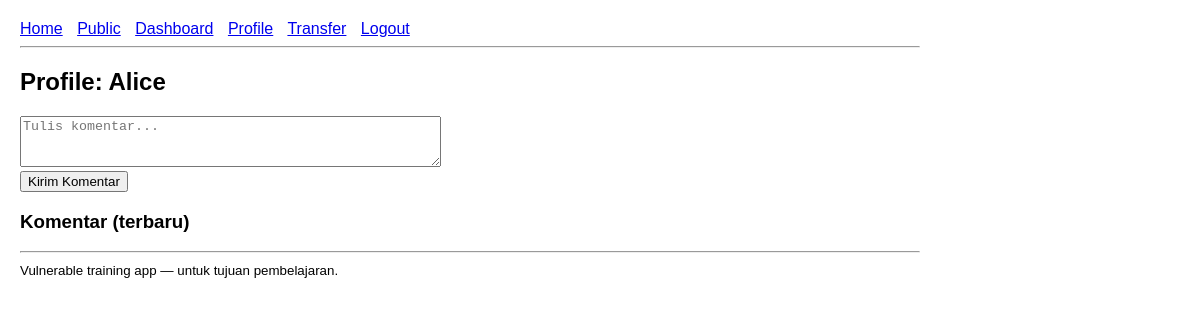
The page /profile (signed in) on the database as committed earlier.
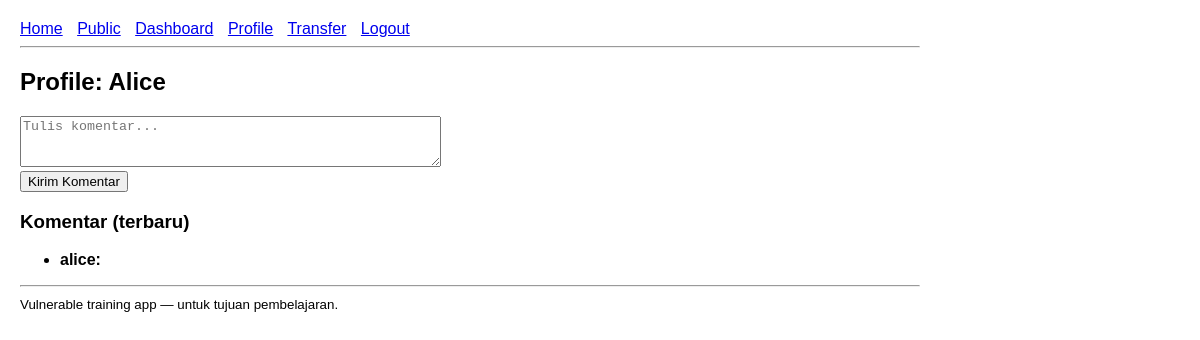
The same page on the database as committed later.
### tables this page shows
CREATE TABLE comments (
    id INTEGER PRIMARY KEY AUTOINCREMENT,
    user_id INTEGER,
    comment TEXT,
    FOREIGN KEY(user_id) REFERENCES users(id)
);

CREATE TABLE users (
    id INTEGER PRIMARY KEY AUTOINCREMENT,
    username TEXT UNIQUE,
    password TEXT,
    role TEXT,
    fullname TEXT
);

### app.py (the view)
@app.route("/profile", methods=["GET", "POST"])
@login_required
def profile():
    db = get_db()
    user_id = session["user_id"]
    if request.method == "POST":
        comment = request.form.get("comment", "")
        db.execute("INSERT INTO comments (user_id, comment) VALUES (?, ?)", (user_id, comment))
        db.commit()
        flash("Komentar ditambahkan", "success")
        return redirect(url_for("profile"))
    user = db.execute("SELECT * FROM users WHERE id = ?", (user_id,)).fetchone()
    comments = db.execute("SELECT c.*, u.username FROM comments c JOIN users u ON c.user_id = u.id ORDER BY c.id DESC").fetchall()
    return render_template("profile.html", user=user, comments=comments)

### app.py (called while the page is built)
def get_db():
    db = getattr(g, "_database", None)
    if db is None:
        db = g._database = sqlite3.connect(DATABASE)
        db.row_factory = sqlite3.Row
    return db

@app.teardown_appcontext
def close_connection(exc):
    db = getattr(g, "_database", None)
    if db is not None:
        db.close()

def login_required(fn):
    from functools import wraps
    @wraps(fn)
    def wrapper(*args, **kwargs):
        if "user_id" not in session:
            return redirect(url_for("login"))
        return fn(*args, **kwargs)
    return wrapper

### templates/profile.html
{% extends "base.html" %}
{% block content %}
<h2>Profile: {{ user.fullname }}</h2>
<form method="post">
  <textarea name="comment" rows="3" cols="50" placeholder="Tulis komentar..."></textarea><br>
  <button type="submit">Kirim Komentar</button>
</form>
<h3>Komentar (terbaru)</h3>
<ul>
  {% for c in comments %}
    <li><strong>{{ c.username }}:</strong> {{ c.comment | safe }}</li>
  {% endfor %}
</ul>
{% endblock %}

Rows that differ between the two databases and show on the page:
added comments: username "alice"
